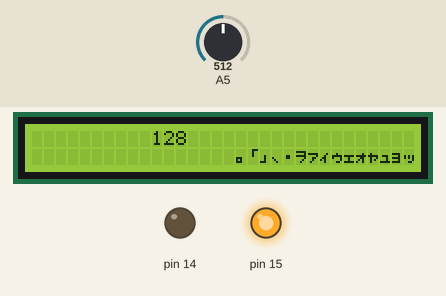
Simulated run of this sketch. Board: Arduino Uno, built with avr-gcc and run on an emulated ATmega328P. Shown: 32×2 character LCD, output pins drawn as LEDs (lit = HIGH). Inputs (shaded band) come from the test bench; at power-on: A5 = 512.

Above: at 1.2 s.
1.3 s: A5 set to 716
At 2.4 s:
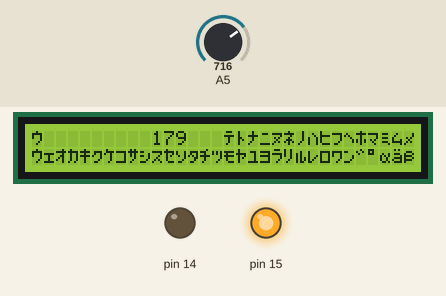
3.1 s: A5 set to 900
At 3.7 s:
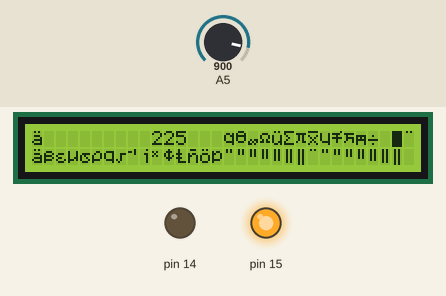
4.6 s: A5 set to 1023
At 5.0 s:
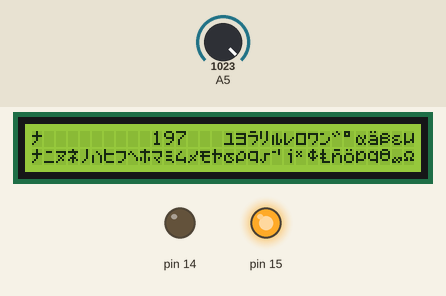
6.1 s: A5 set to 511
At 7.4 s:
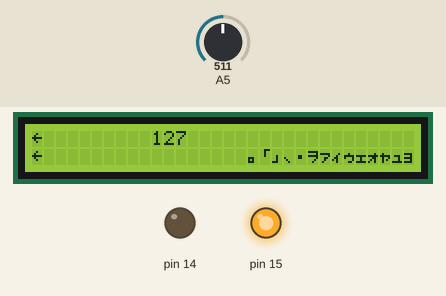
7.7 s: A5 set to 306
At 8.8 s:
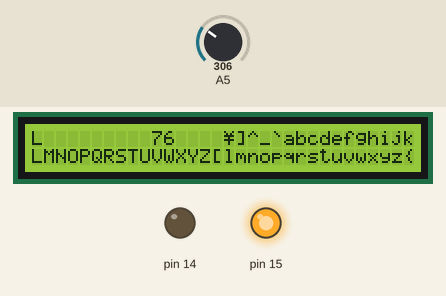
9.2 s: A5 set to 235
At 10.0 s:
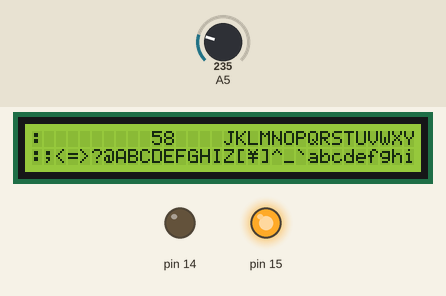
Timing chart, 0 to 11.8 s (numbered marks = the images above; inputs shaded):
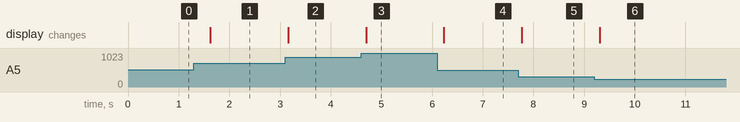

Measured:
- after the input at 1.3 s, the display: changes after 0.32 s (image 1)
- after the input at 3.1 s, the display: changes after 0.06 s (image 2)
- after the input at 4.6 s, the display: changes after 0.10 s (image 3)
- after the input at 6.1 s, the display: changes after 0.13 s (image 4)
- after the input at 7.7 s, the display: changes after 0.07 s (image 5)
- after the input at 9.2 s, the display: changes after 0.11 s (image 6)

The sketch:

lcd_all_chars_with_potmeter.ino
```cpp
// looking at the characters of an LCD with a potentiometer

#include <LiquidCrystal.h>

int c = 0;

LiquidCrystal lcd(12, 11, 5, 4, 3, 2);
byte t6[8];

void setup(){

   lcd.begin(32, 2);

  lcd.setCursor(0, 0);
  lcd.clear();
  lcd.home();

  pinMode(14,OUTPUT);
    pinMode(15,OUTPUT);

    digitalWrite(14, LOW);
      digitalWrite(15, HIGH);

        for ( int q = 0; q < 8; q++)
 {
      t6[q] = 0b01010;
  lcd.createChar(q, t6);
}


}


void loop ()
{
  /*
  c+=4;

    lcd.setCursor (0, 0);
  for (int i = c*16; i< (c+1)*16; i++)
   lcd.print (char(i));

  lcd.setCursor (0, 1);
  for (int i = (c+1)*16; i< (c+2)*16; i++)
   lcd.print (char(i));

    lcd.setCursor (16, 0);
  for (int i =  (c+2)*16; i<  (c+3)*16; i++)
   lcd.print (char(i));

    lcd.setCursor (16, 1);
  for (int i = (c+3)*16; i<  (c+4)*16; i++)
   lcd.print (char(i));

   delay(10000);

   if ( c*16 > 255 ) c=0;
   */


  lcd.setCursor(0, 0);
  lcd.clear();
  lcd.home();

   int c = 0;
   int hh = analogRead(A5)/4;

   if ( hh < 10 ) hh = 0;
   if ( hh > 245 ) hh = 245 - 48;

     lcd.setCursor (0, 0);
   lcd.print(char(hh));
     lcd.setCursor (10, 0);
   lcd.print(hh);


    lcd.setCursor (0, 1);
  for (int i = hh; i< hh + 16; i++)
   lcd.print (char(i));

    lcd.setCursor (16, 0);
  for (int i =  hh + 16; i<  hh + 32; i++)
   lcd.print (char(i));

     lcd.setCursor (16, 1);
  for (int i = hh + 32; i<  hh + 48; i++)
   lcd.print (char(i));

   delay(500);

}
```
